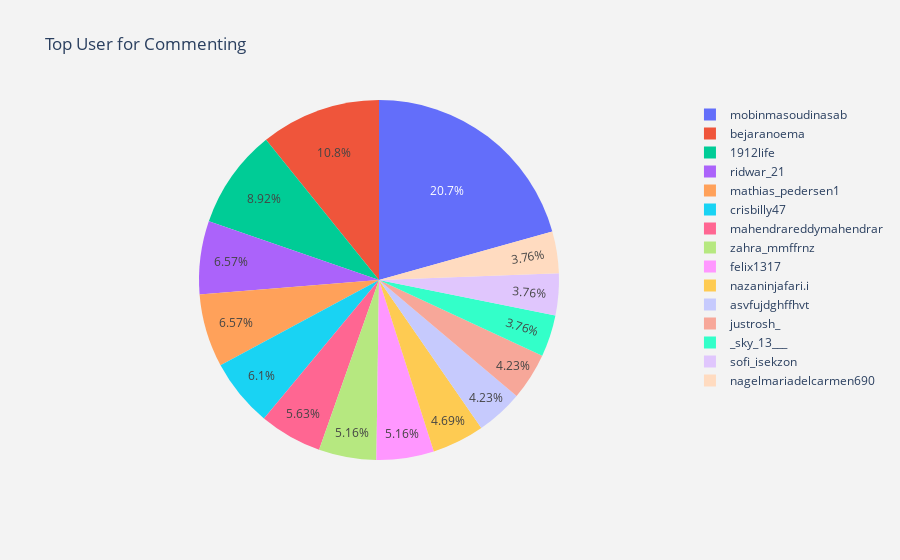

Notebook code for this chart:
### Code cell
#@title Click on play to get top users who commented the most. { display-mode: "form" }


topCUsers = dfc.groupby('username').count()
topCUsers.reset_index(inplace=True)
topCUsers = topCUsers[['username','post_id']].sort_values('post_id',ascending=False)[:15]
user_top_comments(topCUsers)

### Figure 1 — Plotly figure (JSON) as saved in the notebook; plotly's stock layout.template omitted (floating-point values rounded to 4 significant figures)
{"data": [{"values": [4752, 2484, 2052, 1512, 1512, 1404, 1296, 1188, 1188, 1080, 972, 972, 864, 864, 864], "labels": ["mobinmasoudinasab", "bejaranoema", "1912life", "ridwar_21", "mathias_pedersen1", "crisbilly47", "mahendrareddymahendrar", "zahra_mmffrnz", "felix1317", "nazaninjafari.i", "asvfujdghffhvt", "justrosh_", "_sky_13___", "sofi_isekzon", "nagelmariadelcarmen690"], "type": "pie"}], "layout": {"title": {"text": "Top User for Commenting"}, "paper_bgcolor": "rgb(243,243,243)", "plot_bgcolor": "rgb(243,243,243)", "yaxis": {"zerolinewidth": 1, "ticklen": 5, "gridcolor": "rgb(255, 255, 255)", "gridwidth": 2, "title": {"text": "#Post"}}, "xaxis": {"zerolinewidth": 1, "ticklen": 5, "gridcolor": "rgb(255, 255, 255)", "gridwidth": 2, "title": {"text": "Top Users"}}, "margin": {"b": 100}}}
